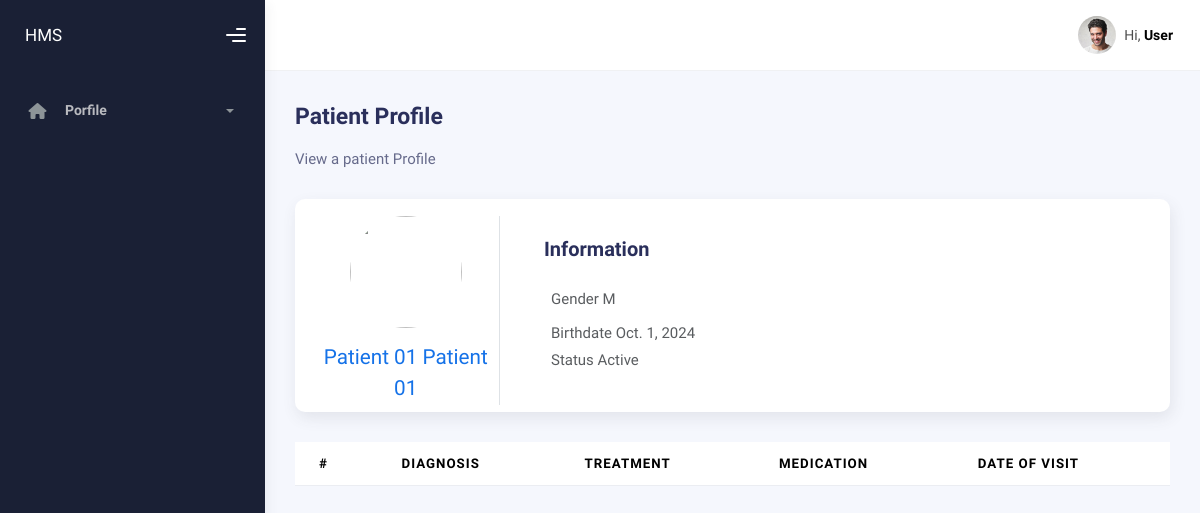
/hospital/patient/1/ (signed in), run on an earlier commit of the app's database.
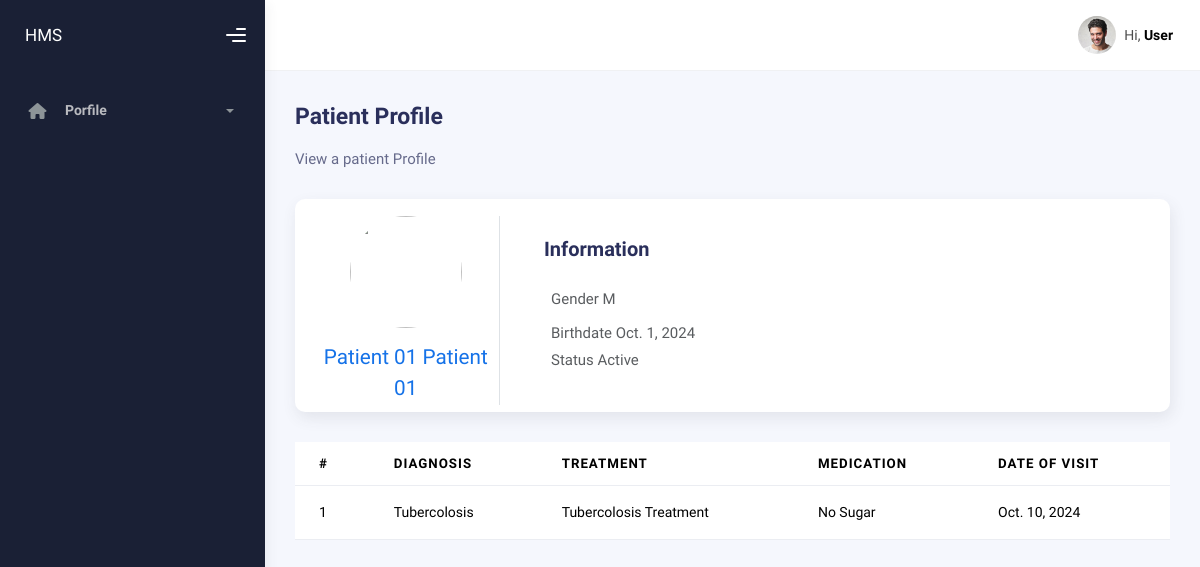
And on a later commit of the database.
### hospital/models.py (models this page shows)
class MedicalRecord(models.Model):
    patient = models.ForeignKey(
        Patient, on_delete=models.CASCADE, related_name="medical_records"
    )
    diagnosis = models.CharField(max_length=255)
    treatment = models.TextField()
    medications = models.CharField(max_length=255)
    date_of_visit = models.DateField()
    created_at = models.DateTimeField(auto_now_add=True)
    updated_at = models.DateTimeField(auto_now=True)
    def __str__(self):
        return f"Record for {self.patient} on {self.date_of_visit}"

### hospital/views.py (the view)
# urls.py: path("patient/<int:patient_id>/", views.patient_detail_page, name="patient-detail"),
@login_required
def patient_detail_page(request, patient_id):
    patient = Patient.objects.get(pk=patient_id)
    medical_records = patient.medical_records.all()
    print("patient: ", patient)
    print("medical records: ", medical_records)
    context = {}
    context["patient"] = patient
    context["medical_records"] = medical_records
    return render(request, "hospital/patient-detail.html", context)

### hospital/models.py (called while the page is built)
    def __str__(self):
        return f"{self.first_name} {self.last_name}"

### hospital/templates/hospital/patient-detail.html (shortened to what this page needs)
{% extends "layout/base.html" %}
{% block heading %}Patient Profile{% endblock heading %}
{% block mute_heading %}View a patient Profile{% endblock mute_heading %}
{% block content %}
    <div class="row">
        <div class="col-12">
            <div class="card">
                <div class="card-body pb-0">
                    <div class="row align-items-center">
                        <div class="col-md-3">
                            <div class="text-center border-end">
                                <img src="https://www.freepik.com/premium-vector/user-profile-icon-flat-style-member-avatar-vector-illustration-isolated-background-human-permission-sign-business-concept_44276367.htm" class="img-fluid avatar-xxl rounded-circle" alt="">
                                <h4 class="text-primary font-size-20 mt-3 mb-2">{{ patient.first_name }} {{ patient.last_name }}</h4>
                            </div>
                        </div>
                        <div class="col-md-9">
                            <div class="ms-3">
                                <div>
                                    <h4 class="card-title mb-2">Information</h4>
                                </div>
                                <div class="row my-4">
                                    <div class="col-md-12">
                                        <div>
                                            <p class="text-muted mb-2 fw-medium">Gender {{ patient.gender }}
                                            </p>
                                            <p class="text-muted fw-medium mb-0">Birthdate {{ patient.birthdate }}
                                            </p>
                                            <p class="text-muted fw-medium mb-0">Status {{ patient.status }}
                                            </p>
                                        </div>
                                    </div>
                                </div>
                            </div>
                        </div>
                    </div>
                </div>
            </div>
            <table class="table mt-3">
                <thead>
                    <tr>
                        <th scope="col">#</th>
                        <th scope="col">Diagnosis</th>
                        <th scope="col">Treatment</th>
                        <th scope="col">Medication</th>
                        <th scope="col">Date of Visit</th>
                    </tr>
                </thead>
                <tbody>
                {% for record in medical_records %}
                    <tr>
                        <td>{{ forloop.counter }}</td>
                        <td>{{ record.diagnosis }}</td>
                        <td>{{ record.treatment }}</td>
                        <td>{{ record.medications }}</td>
                        <td>{{ record.date_of_visit }}</td>
                    </tr>
                {% endfor %}
                </tbody>
            </table>
        </div>
    </div>
</div>
{% endblock content %}

What changed in the data, as far as the page shows it:
added MedicalRecord: diagnosis "Tubercolosis", treatment "Tubercolosis Treatment", medications "No Sugar", date_of_visit "Oct. 10, 2024"
